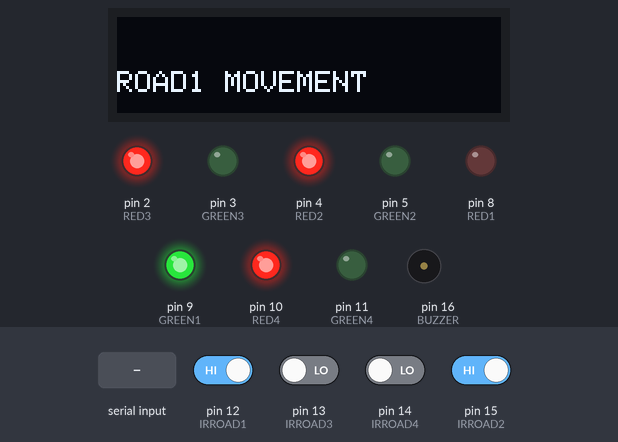
Simulated run of this sketch. Board: Arduino Mega 2560, built with avr-gcc and run on an emulated ATmega2560. Shown: 128×32 one-colour display, output pins drawn as LEDs (lit = HIGH), buzzer (waves = sounding, pin HIGH). The inputs (shaded band) are chosen by the test bench; at power-on: pin 12 (IRROAD1), pin 15 (IRROAD2) HIGH, pin 13 (IRROAD3), pin 14 (IRROAD4) LOW. What the sketch prints to the serial monitor is not drawn.

Above: at 3.2 s.
3.3 s: "1" received over Serial
11.6 s: "1" received over the second serial link
At 18.3 s:
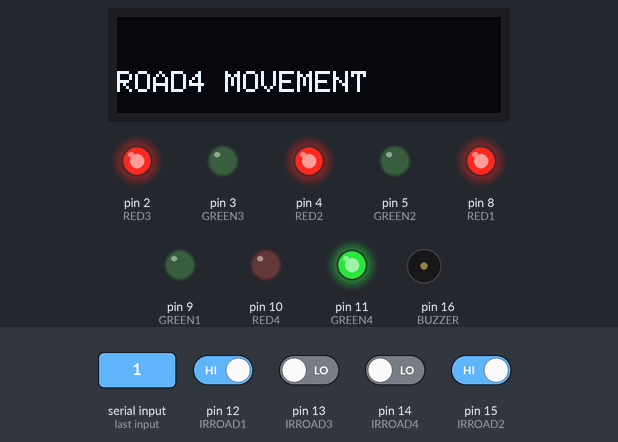
42.7 s: pin 12 (IRROAD1) driven LOW
At 50.7 s:
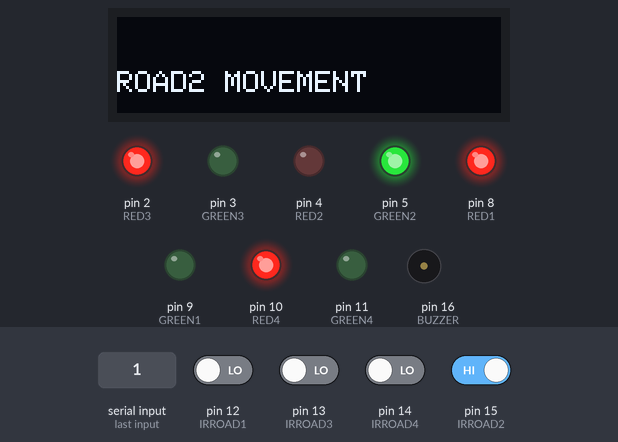
64.7 s: pin 12 (IRROAD1) driven HIGH
69.9 s: pin 15 (IRROAD2) driven LOW
At 82.8 s:
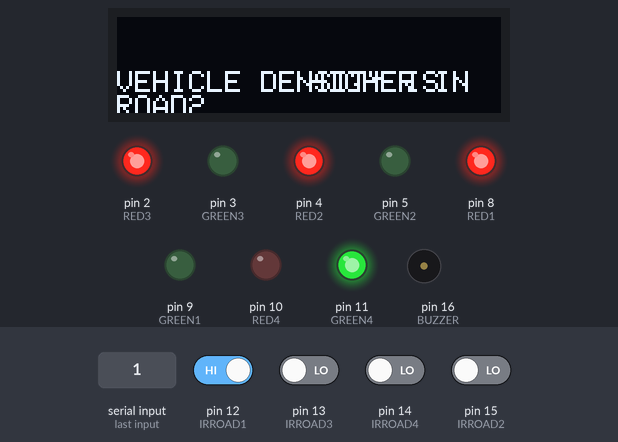
Timing chart, 0 to 91.1 s (numbered marks = the images above; inputs shaded):
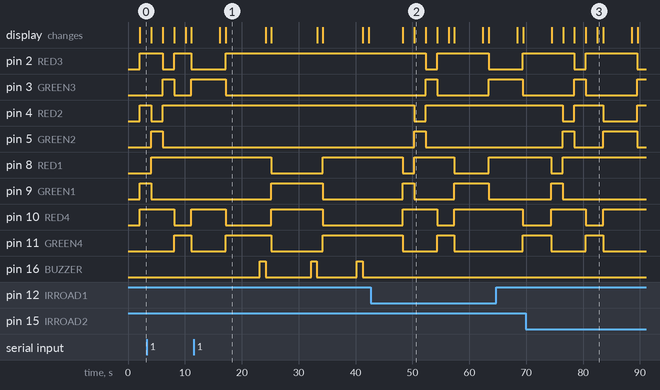

Measured:
- after the input at 11.6 s, pin 2 (RED3): goes on until 17.2 s, then stays HIGH; pin 3 (GREEN3): goes on until 17.2 s, then stays LOW; pin 4 (RED2): stays HIGH (without the input it goes to LOW after 21.6 s); pin 5 (GREEN2): stays LOW (without the input it goes to HIGH after 21.6 s)
- after the input at 42.7 s, pin 10 (RED4): goes on until 57.4 s, then stays HIGH; pin 11 (GREEN4): goes on until 57.4 s, then stays LOW
- after the input at 69.9 s, pin 10 (RED4): goes on until 83.5 s, then stays HIGH; pin 11 (GREEN4): goes on until 83.5 s, then stays LOW
- by itself, pin 16 (BUZZER): alternates HIGH for 1.0 s and LOW for 7.5 s
- what the display in image 1 shows lasts 7.0 s, from 17.2 s to 24.2 s
- what the display in image 2 shows lasts 2.0 s, from 50.3 s to 52.3 s

The sketch:

AUTOMATIC_TRAFFIC_RFID.ino
```cpp
#include<SoftwareSerial.h>
SoftwareSerial Serial1(6,7);
#include <Adafruit_GFX.h>
#include <Adafruit_SSD1306.h>/
#define SCREEN_WIDTH 128 // OLED display width, in pixels
#define SCREEN_HEIGHT 32 // OLED display height, in pixels

#define OLED_RESET    4 // 4 // Reset pin # (or -1 if sharing Arduino reset pin)
#define SCREEN_ADDRESS 0x3C///< See datasheet for Address; 0x3D for 128x64, 0x3C for 128x32
Adafruit_SSD1306 display(SCREEN_WIDTH, SCREEN_HEIGHT, &Wire, OLED_RESET);


int RED1=8;
int GREEN1=9;   //Road1

int RED2=4;
int GREEN2=5;   //Road2

int RED3=2;
int GREEN3=3;  //Road3

int RED4=10;
int GREEN4=11;  //Road4

int IRROAD1=12;
int IRROAD2=15;
int IRROAD3=13;
int IRROAD4=14;

int BUZZER=16;

String card="54006D9F9731";
String card2="54006E492152";
String card3="54006EDDC92E";

String card11="54006D9F9731";
String card22="54006E492152";
String card33="54006EDDC92E";


void setup() {
  // put your setup code here, to run once:
    // SSD1306_SWITCHCAPVCC = generate display voltage from 3.3V internally
  if (!display.begin(SSD1306_SWITCHCAPVCC, SCREEN_ADDRESS)) {
    Serial.println(F("SSD1306 allocation failed"));
    for (;;); // Don't proceed, loop forever
  }

  display.clearDisplay();
  display.setTextSize(1);
  display.setTextColor(WHITE);
  display.setCursor(0, 10);
  // Display static text
  display.print("TRAFFIC MANAGEMENT   SYSTEM FOR EMERGENCY VEHICLES");
//  display.setCursor(0, );
//  display.print("");
   display.display();
  delay(2000); // Pause for 2 seconds
  display.cp437(true);
  display.clearDisplay();
  pinMode(RED1,OUTPUT);
  pinMode(GREEN1,OUTPUT);

  pinMode(RED2,OUTPUT);
  pinMode(GREEN2,OUTPUT);

  pinMode(RED3,OUTPUT);
  pinMode(GREEN3,OUTPUT);

  pinMode(RED4,OUTPUT);
  pinMode(GREEN4,OUTPUT);

  pinMode(IRROAD1,INPUT);
  pinMode(IRROAD2,INPUT);
  pinMode(IRROAD3,INPUT);
  pinMode(IRROAD4,INPUT);

  pinMode(BUZZER,OUTPUT);
 Serial1.begin(9600);
  Serial.begin(9600);

//  lcd.begin(16,2);
//  lcd.clear();

}

void loop() {
  // put your main code here, to run repeatedly:

//   if(Serial1.available()>0)
//  {
//    Serial.println("hello");
//    String card2;
//    card2=Serial1.readString();
//    Serial.println("card no is "+ String(card2));
//    delay(1000);
////    String card1;
////    String card2;
//  }
  digitalWrite(RED1,HIGH);
  digitalWrite(RED2,HIGH);
  digitalWrite(RED3,HIGH);
  digitalWrite(RED4,HIGH);

//  ROAD1();
//  ROAD2();
//  ROAD3();
//  ROAD4();
//
//  ROAD1_IR();
//  ROAD2_IR();
//  ROAD3_IR();
//  ROAD4_IR();

  RFID_ROAD1();

//  RFID_ROAD2();


}

void ROAD1()
{
  display.fillRect(0, 18, 127, 15, BLACK);
  display.setTextSize(1);
  display.setTextColor(WHITE);
  display.setCursor(0, 18);
  // Display static text
  display.print("ROAD1 MOVEMENT");
//  display.setTextSize(2);
//  display.print(Gas_val);
//delay(1000);

  digitalWrite(RED1,LOW);
  digitalWrite(RED2,HIGH);
  digitalWrite(RED3,HIGH);
  digitalWrite(RED4,HIGH);
  digitalWrite(GREEN1,HIGH);
  digitalWrite(GREEN2,LOW);
  digitalWrite(GREEN3,LOW);
  digitalWrite(GREEN4,LOW);
  Serial.println("ROAD1 MOVEMENT");
 // ROAD1_IR();
  display.display();
  delay(2000); // Pause for 2 seconds
  display.cp437(true);
  display.clearDisplay();
}
void ROAD2()
{
   display.fillRect(0, 18, 127, 15, BLACK);
  display.setTextSize(1);
  display.setTextColor(WHITE);
  display.setCursor(0, 18);
  // Display static text
  display.print("ROAD2 MOVEMENT");
  digitalWrite(RED1,HIGH);
  digitalWrite(RED2,LOW);
  digitalWrite(RED3,HIGH);
  digitalWrite(RED4,HIGH);
  digitalWrite(GREEN1,LOW);
  digitalWrite(GREEN2,HIGH);
  digitalWrite(GREEN3,LOW);
  digitalWrite(GREEN4,LOW);
  Serial.println("ROAD2 MOVEMENT");
 // ROAD2_IR();
  display.display();
  delay(2000); // Pause for 2 seconds
  display.cp437(true);
  display.clearDisplay();
}
void ROAD3()
{
  display.fillRect(0, 18, 127, 15, BLACK);
  display.setTextSize(1);
  display.setTextColor(WHITE);
  display.setCursor(0, 18);
  // Display static text
  display.print("ROAD3 MOVEMENT");
  digitalWrite(RED1,HIGH);
  digitalWrite(RED2,HIGH);
  digitalWrite(RED3,LOW);
  digitalWrite(RED4,HIGH);
  digitalWrite(GREEN1,LOW);
  digitalWrite(GREEN2,LOW);
  digitalWrite(GREEN3,HIGH);
  digitalWrite(GREEN4,LOW);
  Serial.println("ROAD3 MOVEMENT");
 // ROAD3_IR();
  display.display();
  delay(2000); // Pause for 2 seconds
  display.cp437(true);
  display.clearDisplay();
}
void ROAD4()
{
   display.fillRect(0, 18, 127, 15, BLACK);
  display.setTextSize(1);
  display.setTextColor(WHITE);
  display.setCursor(0, 18);
  // Display static text
  display.print("ROAD4 MOVEMENT");
  digitalWrite(RED1,HIGH);
  digitalWrite(RED2,HIGH);
  digitalWrite(RED3,HIGH);
  digitalWrite(RED4,LOW);
  digitalWrite(GREEN1,LOW);
  digitalWrite(GREEN2,LOW);
  digitalWrite(GREEN3,LOW);
  digitalWrite(GREEN4,HIGH);
  Serial.println("ROAD4 MOVEMENT");
  //ROAD4_IR();
  display.display();
  delay(2000); // Pause for 2 seconds
  display.cp437(true);
  display.clearDisplay();
}

void ROAD1_IR()
{
  int ir1val=digitalRead(12);
  if(ir1val==0)
  {
   Serial.println("VEHICLE DENSITY IS HIGHER IN ROAD1");

  display.fillRect(0, 18, 127, 15, BLACK);
  display.setTextSize(1);
  display.setTextColor(WHITE);
  display.setCursor(0, 18);
  // Display static text
  display.print("VEHICLE DENSITY IS");
   display.setCursor(64, 18);
   display.print("HIGHER IN ROAD1");
  display.display();
  delay(1000); // Pause for 2 seconds
  display.cp437(true);
   display.clearDisplay();
     ROAD1();
     delay(3000);
  }
}
void ROAD2_IR()
{
  int ir2val=digitalRead(15);
  if(ir2val==0)
  {
  Serial.println("VEHICLE DENSITY IS HIGHER IN ROAD2");
  display.fillRect(0, 18, 127, 15, BLACK);
  display.setTextSize(1);
  display.setTextColor(WHITE);
  display.setCursor(0, 18);
  // Display static text
  display.print("VEHICLE DENSITY IS");
   display.setCursor(64, 18);
   display.print("HIGHER IN ROAD2");

   display.display();
  delay(1000); // Pause for 2 seconds
  display.cp437(true);
  display.clearDisplay();
   ROAD2();
   delay(3000);
  }
}
void ROAD3_IR()
{
  int ir3val=digitalRead(13);
  if(ir3val==0)
  {
  Serial.println("VEHICLE DENSITY IS HIGHER IN ROAD3");
  display.fillRect(0, 18, 127, 15, BLACK);
  display.setTextSize(1);
  display.setTextColor(WHITE);
  display.setCursor(0, 18);
  // Display static text
  display.print("VEHICLE DENSITY IS");
  display.setCursor(64, 18);
  display.print("HIGHER IN ROAD3");
  //ROAD3();
   display.display();
  delay(1000); // Pause for 2 seconds
  display.cp437(true);
  display.clearDisplay();
   ROAD3();
   delay(3000);
  }
}
void ROAD4_IR()
{
  int ir4val=digitalRead(14);
  if(ir4val==0)
  {
  Serial.println("VEHICLE DENSITY IS HIGHER IN ROAD4");
  display.fillRect(0, 18, 127, 15, BLACK);
  display.setTextSize(1);
  display.setTextColor(WHITE);
  display.setCursor(0, 18);
  // Display static text
  display.print("VEHICLE DENSITY IS");
   display.setCursor(64, 18);
   display.print("HIGHER IN ROAD4");
  //ROAD4();
  display.display();
  delay(1000); // Pause for 2 seconds
  display.cp437(true);
  display.clearDisplay();
   ROAD4();
   delay(3000);
  }
}

void RFID_ROAD1()
{
  Serial.begin(9600);
  Serial.println("Road1111");
  while(1)
  {
    if(Serial.available()>0)
    {
      String card4;

      String RFID1=Serial.readString();
      Serial.println("Card4: ");
      Serial.print(card4);

      if(card==card11)
      {
        Serial.println("EMERGENCY VEHICLE PASSING IN ROAD 1");

        digitalWrite(BUZZER,HIGH);
        delay(1000);
        digitalWrite(BUZZER,LOW);

        display.fillRect(0, 18, 127, 15, BLACK);
        display.setTextSize(1);
        display.setTextColor(WHITE);
        display.setCursor(0, 10);
        // Display static text
        display.print("EMERGENCY VEHICLE PASSING IN ROAD1 ");
        display.print("");


       display.display();
        delay(1000); // Pause for 2 seconds
        display.cp437(true);
        display.clearDisplay();
          ROAD1();
          delay(4000);
      }
      else if(card2==card22)
      {
         Serial.println("EMERGENCY VEHICLE PASSING IN ROAD 1");

        digitalWrite(BUZZER,HIGH);
        delay(1000);
        digitalWrite(BUZZER,LOW);

        display.fillRect(0, 18, 127, 15, BLACK);
        display.setTextSize(1);
        display.setTextColor(WHITE);
        display.setCursor(0, 10);
        // Display static text
        display.print("EMERGENCY VEHICLE PASSING IN ROAD1 ");
        display.print("");


       display.display();
        delay(1000); // Pause for 2 seconds
        display.cp437(true);
        display.clearDisplay();
          ROAD1();
          delay(4000);
      }
       else if(card3==card33)
      {
          Serial.println("EMERGENCY VEHICLE PASSING IN ROAD 1");

        digitalWrite(BUZZER,HIGH);
        delay(1000);
        digitalWrite(BUZZER,LOW);

        display.fillRect(0, 18, 127, 15, BLACK);
        display.setTextSize(1);
        display.setTextColor(WHITE);
        display.setCursor(0, 10);
        // Display static text
        display.print("EMERGENCY VEHICLE PASSING IN ROAD1 ");
        display.print("");


       display.display();
        delay(1000); // Pause for 2 seconds
        display.cp437(true);
        display.clearDisplay();
          ROAD1();
          delay(4000);
      }
    }
    RFID_ROAD2();
    ROAD1();
    ROAD2();
    ROAD3();
    ROAD4();

  ROAD1_IR();
  ROAD2_IR();
  ROAD3_IR();
  ROAD4_IR();
  }
}

void RFID_ROAD2()
{
   Serial1.begin(9600);
  if(Serial1.available()>0)
  {

    String card1;
    String RFID2=Serial1.readString();
    Serial.println("Card2: ");
    Serial.print(card1);

    if(card==card11)
    {

       Serial.println("EMERGENCY VEHICLE PASSING IN ROAD 2");

        digitalWrite(BUZZER,HIGH);
        delay(1000);
        digitalWrite(BUZZER,LOW);

        display.fillRect(0, 18, 127, 15, BLACK);
        display.setTextSize(1);
        display.setTextColor(WHITE);
        display.setCursor(0, 10);
        // Display static text
        display.print("EMERGENCY VEHICLE PASSING IN ROAD2 ");
        display.print("");


       display.display();
        delay(1000); // Pause for 2 seconds
        display.cp437(true);
        display.clearDisplay();
          ROAD4();//change
          delay(4000);
    }
   else if(card2==card22)
    {
       Serial.println("EMERGENCY VEHICLE PASSING IN ROAD 2");

        digitalWrite(BUZZER,HIGH);
        delay(1000);
        digitalWrite(BUZZER,LOW);

        display.fillRect(0, 18, 127, 15, BLACK);
        display.setTextSize(1);
        display.setTextColor(WHITE);
        display.setCursor(0, 10);
        // Display static text
        display.print("EMERGENCY VEHICLE PASSING IN ROAD2 ");
        display.print("");


       display.display();
        delay(1000); // Pause for 2 seconds
        display.cp437(true);
        display.clearDisplay();
          ROAD4();//change
          delay(4000);
    }
    if(card3==card33)

   {
      Serial.println("EMERGENCY VEHICLE PASSING IN ROAD 2");

        digitalWrite(BUZZER,HIGH);
        delay(1000);
        digitalWrite(BUZZER,LOW);

        display.fillRect(0, 18, 127, 15, BLACK);
        display.setTextSize(1);
        display.setTextColor(WHITE);
        display.setCursor(0, 10);
        // Display static text
        display.print("EMERGENCY VEHICLE PASSING IN ROAD2 ");
        display.print("");


       display.display();
        delay(1000); // Pause for 2 seconds
        display.cp437(true);
        display.clearDisplay();
          ROAD4();//change
          delay(4000);
    }
  }

}
```
